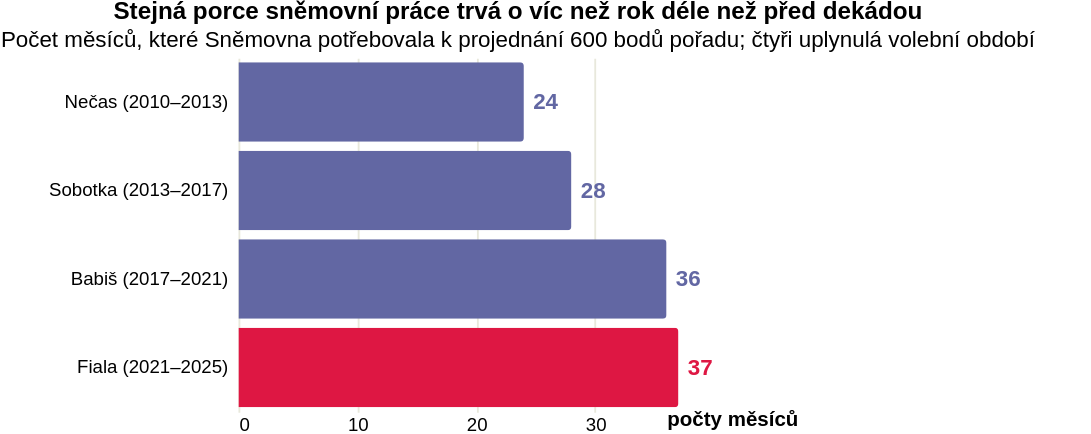

Vega-Lite specification for this chart:
### Vega-Lite specification from a JSON file in a GitHub repository (floating-point values rounded to 4 significant figures)
{"_source": "Poslanecká sněmovna PČR, [analýza DataTimes pro iROZHLAS.cz](https://www.irozhlas.cz/zpravy-domov/snemovna-obstrukce-opozice-babis-okamura_2504040500_jab) · Nové volební období (od prosince 2025) srovnatelnou porci bodů zatím neprojednalo; řečnický čas v jeho prvním půlroce klesl z 39 na 31 hodin měsíčně.", "$schema": "https://vega.github.io/schema/vega-lite/v5.json", "description": "Kolik měsíců potřebovala Sněmovna k projednání 600 bodů", "title": {"text": "Stejná porce sněmovní práce trvá o víc než rok déle než před dekádou", "subtitle": "Počet měsíců, které Sněmovna potřebovala k projednání 600 bodů pořadu; čtyři uplynulá volební období"}, "height": 190, "data": {"values": [{"vlada": "Nečas (2010–2013)", "mesice": 24, "poradi": 1, "zvyrazneni": "ne"}, {"vlada": "Sobotka (2013–2017)", "mesice": 28, "poradi": 2, "zvyrazneni": "ne"}, {"vlada": "Babiš (2017–2021)", "mesice": 36, "poradi": 3, "zvyrazneni": "ne"}, {"vlada": "Fiala (2021–2025)", "mesice": 37, "poradi": 4, "zvyrazneni": "ano"}]}, "layer": [{"mark": {"type": "bar", "cornerRadiusEnd": 2}, "encoding": {"y": {"field": "vlada", "type": "nominal", "sort": ["Nečas (2010–2013)", "Sobotka (2013–2017)", "Babiš (2017–2021)", "Fiala (2021–2025)"], "title": null, "axis": {"domain": false, "ticks": false, "labelPadding": 6}}, "x": {"field": "mesice", "type": "quantitative", "title": "počty měsíců", "axis": {"grid": true, "gridColor": "#e8e8dc", "domain": false, "ticks": false, "values": [0, 10, 20, 30], "titleAngle": 0, "titleAnchor": "end", "titleAlign": "right", "titlePadding": -14, "titleFontWeight": "bold"}, "scale": {"domain": [0, 47]}}, "color": {"field": "zvyrazneni", "type": "nominal", "legend": null, "scale": {"domain": ["ne", "ano"], "range": ["#6267a3", "#de1743"]}}, "tooltip": [{"field": "vlada", "title": "Období"}, {"field": "mesice", "title": "Měsíců na 600 bodů"}]}}, {"mark": {"type": "text", "align": "left", "dx": 5, "fontWeight": "bold", "fontSize": 12}, "encoding": {"y": {"field": "vlada", "type": "nominal", "sort": ["Nečas (2010–2013)", "Sobotka (2013–2017)", "Babiš (2017–2021)", "Fiala (2021–2025)"]}, "x": {"field": "mesice", "type": "quantitative", "scale": {"domain": [0, 47]}}, "text": {"field": "mesice"}, "color": {"field": "zvyrazneni", "type": "nominal", "legend": null, "scale": {"domain": ["ne", "ano"], "range": ["#6267a3", "#de1743"]}}}}], "config": {"view": {"stroke": "transparent"}}, "padding": {"right": 30}}
